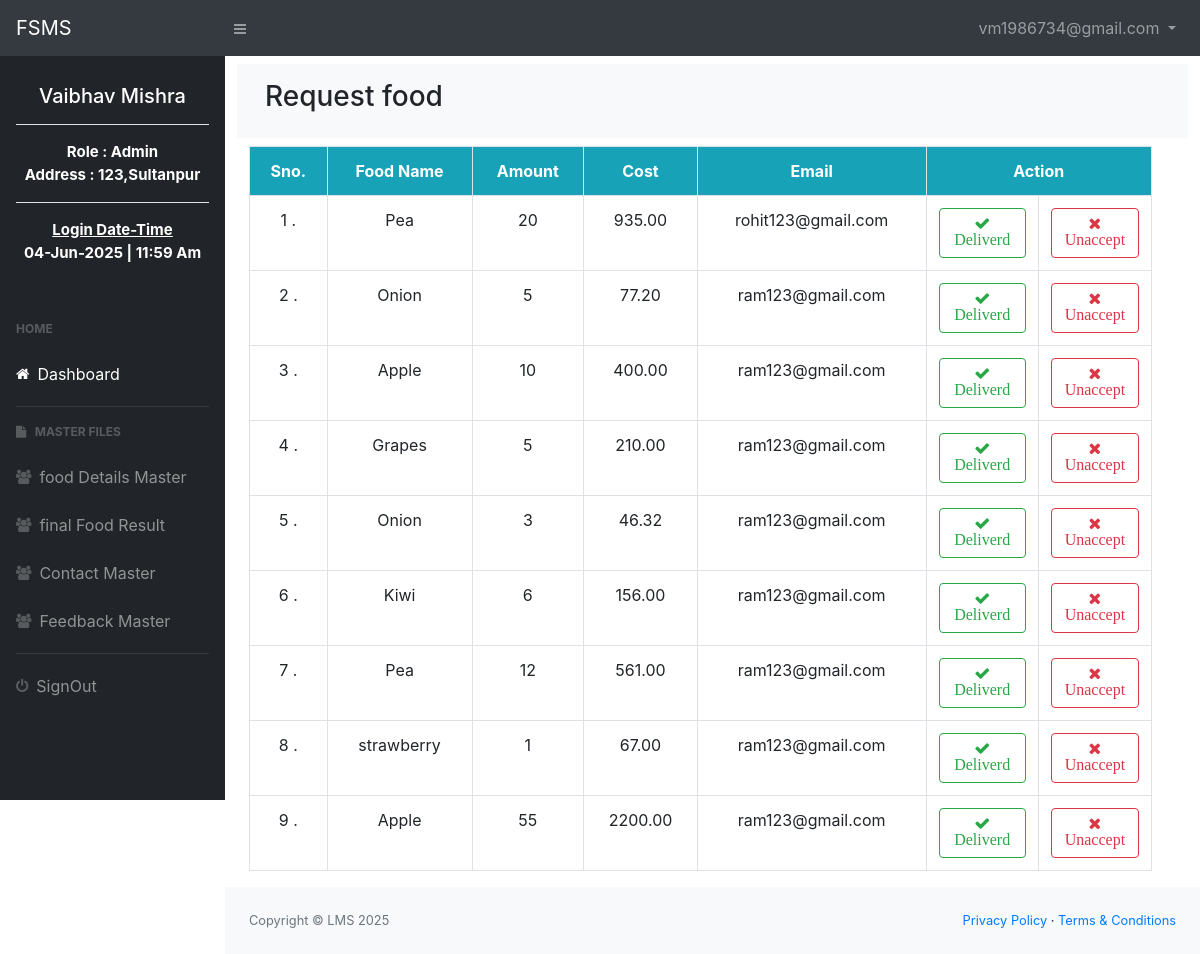
Page /cfoodDetails.php (signed in) on the committed database.
### tables this page shows
CREATE TABLE `users` (
  `user_id` int(11) NOT NULL,
  `username` varchar(50) NOT NULL,
  `password` varchar(255) NOT NULL,
  `contact` varchar(10) NOT NULL,
  `email` varchar(100) NOT NULL,
  `address` varchar(50) NOT NULL,
  `role` enum('admin','farmer','supplier','consumer') NOT NULL
);

CREATE TABLE `cfood` (
  `item_id` int(11) NOT NULL,
  `foodname` varchar(255) NOT NULL,
  `quantity` int(11) NOT NULL,
  `price` decimal(10,2) NOT NULL,
  `status` varbinary(1) DEFAULT NULL,
  `email` varchar(200) DEFAULT NULL
);

### cfoodDetails.php (the view, shortened to what this page needs)
<?php
      include("shared/conn.php");
?>
<!DOCTYPE html>
  <html>
   <head>
      <link rel="stylesheet" href="css/all.min.css" />
      <link rel="stylesheet" href="css/bootstrap.min.css" />
      <link rel="stylesheet" href="css/admincss.css" />
      <link rel="stylesheet" href="https://cdnjs.cloudflare.com/ajax/libs/font-awesome/4.7.0/css/font-awesome.min.css">
</head>
   <body class="sb-nav-fixed">
   <?php include_once("shared/adminpagetop.php") ?>
   <div id="layoutSidenav">
     <?php include_once("shared/adminsidenav.php") ?>
     <div id="layoutSidenav_content">
      <main>
      <div class="container">
         <div class="row mt-2 p-3 bg-light" >
            <div class="col">
               <h3>Request food</h3>
            </div>
         </div>
      </div>
<div class="container mt-2">
         <div class="row table-responsive">
            <div class="col-md-12">
         <?php
            $rs=mysqli_query($conn,"select *from cfood where status='N' order by item_id desc") or die("Error: ".mysqli_error($conn));
            $str="";
            $item_id=1;
            while($row=mysqli_fetch_array($rs))
                {
                $str.=" <tr>
                            <td>$item_id .</td>
                            <td>$row[1]</td>
                            <td>$row[2]</td>
                            <td>$row[3]</td>
                            <td>$row[5]</td>
                            <td class='text-center'>
                              <button onclick='setStatus(\"Do you want to Accept food Request..?\",\"A\",$row[0]);' class='btn btn-outline-success'>
                                <i class='fa fa-check'> Deliverd </i>
                              </button>
                            </td>
                            <td>
                              <button onclick='setStatus(\"Do you want to Reject food Request..?\",\"R\",$row[0]);' class='btn btn-outline-danger'>
                                <i class='fa fa-times'> Unaccept </i>
                              </button>
                          </td>
                        </tr>";
                        $item_id++;
                }
                $tbl="";
                if($str)
                {
                  $tbl.="<table class='table table-bordered text-center '>
                              <tr class='bg-info text-white text-center'>
                              <th>Sno.</th>
                              <th>Food Name</th>
                              <th>Amount</th>
                              <th>Cost</th>
                              <th>Email</th>
                              <th colspan='2' class='w-25 text-center'> Action</th>
                          </tr>
                              $str
                              </table>";
                }
                if($tbl)
                  echo $tbl;
                else
                  echo "No data found.." ;
               ?>
            </div>
         </div>
      </div>
      </main>
          <?php
            include_once("shared/adminpagebottom.php")
          ?>
      </div>
  </div>
   </body>
</html>

### shared/adminpagetop.php (shortened to what this page needs)
<nav class="sb-topnav navbar navbar-expand navbar-dark bg-dark">
     <a class="navbar-brand" href="javascript:void();">FSMS</a>
         <button class="btn btn-link btn-sm order-1 order-lg-0"
                                          id="sidebarToggle" href="#">
              <i class="fa fa-bars"></i>
         </button>
    <ul class="navbar-nav ml-auto">
        <li class="nav-item dropdown">
            <a class="nav-link dropdown-toggle" id="userDropdown"
	     	   href="#" role="button" data-toggle="dropdown"
     	     	aria-haspopup="true" aria-expanded="false">
                 <?php echo $_SESSION["email"] ?>
            </a>
      </li>
   </ul>
</nav>

### shared/adminsidenav.php (shortened to what this page needs)
<div id="layoutSidenav_nav">
<nav class="sb-sidenav accordion sb-sidenav-dark" id="sidenavAccordion">
    <div class="sb-sidenav-menu">
         <?php
         include_once("shared/conn.php");
              if(isset($_SESSION["email"]) &&
                isset($_SESSION["logstatus"]) &&
               $_SESSION["role"]=="admin")
                 {
                    $username="guest";
                    if(isset($_SESSION["email"]))
                    $email=$_SESSION["email"];
                    $rs=mysqli_query($conn,"SELECT * FROM users WHERE email='$email'") or die("Error: ".mysqli_error($conn));
                    if($row=mysqli_fetch_row($rs))
                    {
                       $username=$row[1];
                       $Address=$row[5];
                       $role=$row[6];
                    }
                ?>
      <div class="nav">
            <div class="sb-sidenav-menu-heading text-center text-white text-capitalize " style="font-size:15px;">
                <h5><?php echo "$username"  ?><br/></h5><hr color=white>
                <?php echo "Role : $role" ?><br/>
                <?php echo "Address : $Address" ?><br/><hr color=white>
                <p class="mt-2" >
                <u>Login Date-Time</u><br> <?php echo date('d-M-Y | h:i a')?>
                </p>
            </div>
                    <div class="sb-sidenav-menu-heading">Home</div>
                    <a class="nav-link" href="">
                        <div class="sb-nav-link-icon">
                            <i class="fa fa-home"></i>
                        </div>
                        Dashboard
                    </a>
                    <div style="border-bottom: 1px solid"
		                class="ml-3 mr-3 mt-2 mb-2 text-dark">
                     </div>
                    <div class="sb-sidenav-menu-heading pt-2">
                        <i class="fa fa-file"></i>
                        &nbsp;&nbsp;Master Files
                    </div>
                    <a class="nav-link" href="./itemDetails">
                    <div class="sb-nav-link-icon">
                        <i class="fa fa-users"></i>
                        </div>
                            food Details Master
                    </a>
                    <a class="nav-link" href="FoodresultDetails">
                    <div class="sb-nav-link-icon">
                        <i class="fa fa-users"></i>
                        </div>
                           final Food Result
                    </a>
                    <a class="nav-link" href="contactDetails">
                    <div class="sb-nav-link-icon">
                        <i class="fa fa-users"></i>
                        </div>
                            Contact Master
                    </a>
                    <a class="nav-link" href="feedbackDetails">
                    <div class="sb-nav-link-icon">
                        <i class="fa fa-users"></i>
                        </div>
                            Feedback Master
                    </a>
                        <div style="border-bottom: 1px solid"
                                class="ml-3 mr-3 mt-2 mb-2 text-dark">
                        </div>
                        <a class="nav-link" href="signout.php">
                            <div class="sb-nav-link-icon">
                                    <i class="fa fa-power-off"></i>
                            </div>
                                SignOut
                        </a>
                </div>
             <?php
              }
            ?>
        </div>
    </nav>
</div>

### shared/adminpagebottom.php (shortened to what this page needs)
<footer class="py-4 bg-light mt-auto">
    <div class="container-fluid">
        <div class="d-flex align-items-center justify-content-between small">
            <div class="text-muted">Copyright &copy; LMS <?php echo date('Y') ?></div>
            <div>
                <a href="#">Privacy Policy</a>
                &middot;
                <a href="#">Terms &amp; Conditions</a>
            </div>
        </div>
    </div>
</footer>

### rows in the picture
users: username "Vaibhav Mishra", role "Admin", address "123,Sultanpur"
cfood: foodname "Pea", quantity "20", price "935.00", email "rohit123@gmail.com"
cfood: foodname "Onion", quantity "5", price "77.20", email "ram123@gmail.com"
cfood: foodname "Apple", quantity "10", price "400.00", email "ram123@gmail.com"
cfood: foodname "Grapes", quantity "5", price "210.00", email "ram123@gmail.com"
cfood: foodname "Onion", quantity "3", price "46.32", email "ram123@gmail.com"
cfood: foodname "Kiwi", quantity "6", price "156.00", email "ram123@gmail.com"
cfood: foodname "Pea", quantity "12", price "561.00", email "ram123@gmail.com"
cfood: foodname "strawberry", quantity "1", price "67.00", email "ram123@gmail.com"
cfood: foodname "Apple", quantity "55", price "2200.00", email "ram123@gmail.com"

### other values in the picture
$_SESSION["email"] "vm1986734@gmail.com"
